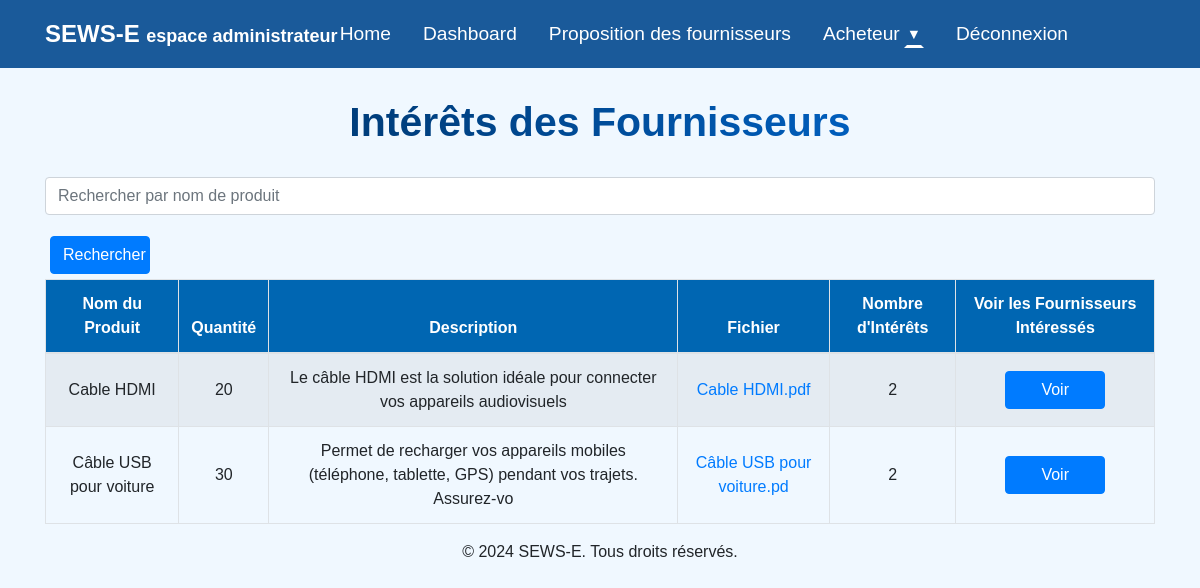
The page /Admin/admin_interets.php (signed in) on the database its author committed.
### tables this page shows
CREATE TABLE `achat` (
  `ID_ACHAT` int(11) NOT NULL,
  `NOM DE PRODUIT` varchar(40) NOT NULL,
  `DESCRIPTION` varchar(100) NOT NULL,
  `FICHIER` varchar(25) NOT NULL,
  `QUANTITE` int(11) NOT NULL,
  `ID_ADMIN` int(11) NOT NULL
);

### Admin/admin_interets.php (the view, shortened to what this page needs)
<?php
include('../connexion.php');
$idAdmin = $_SESSION['ID_ADMIN'];
$query = "
    SELECT a.*, COUNT(i.ID_COMPTE_FOURNISSEUR) AS nb_interesses
    FROM achat a
    LEFT JOIN interet_fournisseur i ON a.ID_ACHAT = i.ID_ACHAT
    WHERE a.ID_ADMIN = $idAdmin
";
$query .= " GROUP BY a.ID_ACHAT";
$result = mysqli_query($link, $query);
?>
<!DOCTYPE html>
<html lang="fr">
<head>
    <link rel="stylesheet" href="https://stackpath.bootstrapcdn.com/bootstrap/4.5.2/css/bootstrap.min.css">
</head>
<body>
<?php include 'navbar.php'; ?>
<br><br>
<div class="container">
    <h1>Intérêts des Fournisseurs</h1>
    <form method="GET" action="">
        <div class="form-group">
            <input type="text" name="search" class="form-control" placeholder="Rechercher par nom de produit" value="<?php echo isset($_GET['search']) ? htmlspecialchars($_GET['search']) : ''; ?>">
        </div>
        <button type="submit" class="btn btn-primary">Rechercher</button>
    </form>
    <div class="table-responsive">
        <table class="table table-striped table-bordered">
            <thead>
                <tr>
                    <th class="text-center">Nom du Produit</th>
                    <th class="text-center">Quantité</th>
                    <th class="text-center">Description</th>
                    <th class="text-center">Fichier</th>
                    <th class="text-center">Nombre d'Intérêts</th>
                    <th class="text-center">Voir les Fournisseurs Intéressés</th>
                </tr>
            </thead>
            <tbody>
                <?php while ($row = mysqli_fetch_assoc($result)) { ?>
                <tr>
                    <td class="text-center"><?php echo htmlspecialchars($row['NOM DE PRODUIT']); ?></td>
                    <td class="text-center"><?php echo htmlspecialchars($row['QUANTITE']); ?></td>
                    <td class="text-center"><?php echo htmlspecialchars($row['DESCRIPTION']); ?></td>
                    <td class="text-center"><?php if ($row['FICHIER'] !== "inconnu.pdf") { ?>
                            <a href="../files/<?php echo htmlspecialchars($row['FICHIER']); ?>" download><?php echo htmlspecialchars($row['FICHIER']); ?></a>
                        <?php } else { ?>
                            Pas de fichier disponible
                        <?php } ?>
                    </td>
                    <td class="text-center"><?php echo $row['nb_interesses']; ?></td>
                    <td class="text-center">
                        <div style="text-align: center;">
                            <button class="btn btn-primary" onclick="voirInteresses(<?php echo $row['ID_ACHAT']; ?>)">Voir</button>
                        </div>
                    </td>
                </tr>
                <?php } ?>
            </tbody>
        </table>
    </div>
</div>
</body>
<footer class="footer mt-auto text-center">
    <span>&copy; 2024 SEWS-E. Tous droits réservés.</span>
</footer>
</html>

### Admin/admin_interets.php (style rules this page uses)
.table th, .table td { vertical-align: middle; }
body { background-color: #f0f8ff; font-family: 'Arial', sans-serif; }
h1 { text-align: center; font-size: 41px; font-weight: 600; font-family: 'Poppins', sans-serif; background: -webkit-linear-gradient(right, #6caad6, #016bb7, #6caad6, #016bb7); background: -webkit-linear-gradient(left, #003366, #004080, #0059b3, #0073e6); -webkit-background-clip: text; -webkit-text-fill-color: transparent; margin-bottom: 30px; }
.container { margin-top: 50px; }
.btn-primary, .btn-success { margin: 5px; width: 100px; }
thead th { background-color: #0066b2; color: #fff; }
.table-bordered th, .table-bordered td { border: 1px solid #dee2e6; }
.form-group { position: relative; }

### Admin/navbar.php (style rules this page uses)
body { font-family: 'Arial', sans-serif; margin: 0; padding: 0; box-sizing: border-box; }

### rows shown on the page
achat: NOM DE PRODUIT "Cable HDMI", QUANTITE "20", DESCRIPTION "Le câble HDMI est la solution idéale pour connecter vos appareils audiovisuels", FICHIER "Cable HDMI.pdf", nb_interesses "2"
achat: NOM DE PRODUIT "Câble USB pour voiture", QUANTITE "30", DESCRIPTION "Permet de recharger vos appareils mobiles (téléphone, tablette, GPS) pendant vos trajets. Assurez-vo", FICHIER "Câble USB pour voiture.pd", nb_interesses "2"
